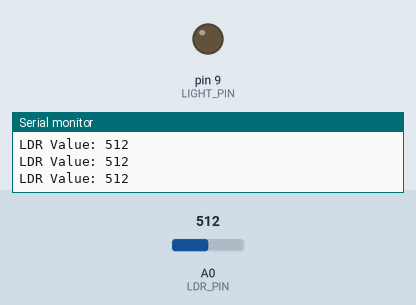
Recording of a sketch running on a simulated Arduino Uno, built with avr-gcc and run on an emulated ATmega328P. Shown: output pins drawn as LEDs (lit = HIGH), the last lines printed to the serial monitor. The inputs (shaded band) are chosen by the test bench; at power-on: A0 (LDR_PIN) = 512.

Above: at 1.2 s.
1.3 s: A0 (LDR_PIN) set to 493
At 2.5 s:
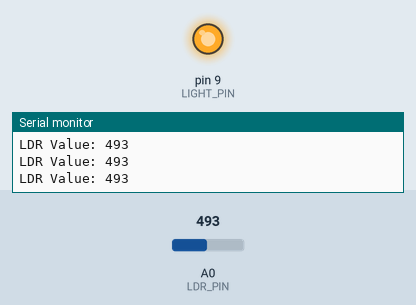
2.8 s: A0 (LDR_PIN) set to 510
At 3.9 s:
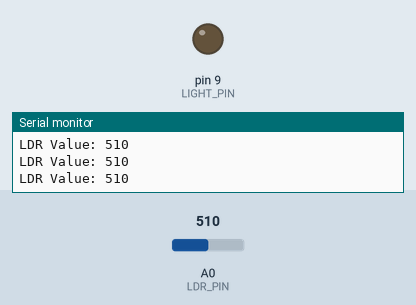
4.3 s: A0 (LDR_PIN) set to 490
At 5.2 s:
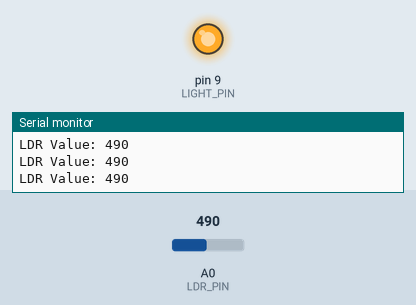
Timing chart, 0 to 7.3 s (numbered marks = the images above; inputs shaded):
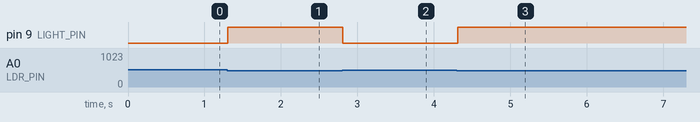

The sketch:

Smart_Street_Light.ino
```cpp
// Smart Street Light using Arduino and LDR

const int LDR_PIN = A0;      // LDR connected to Analog Pin A0
const int LIGHT_PIN = 9;     // Transistor control pin / Street Light

int ldrValue = 0;
const int THRESHOLD = 500;   // Adjust according to ambient light

void setup() {
  pinMode(LIGHT_PIN, OUTPUT);
  Serial.begin(9600);
}

void loop() {
  // Read ambient light level
  ldrValue = analogRead(LDR_PIN);

  // Display sensor value
  Serial.print("LDR Value: ");
  Serial.println(ldrValue);

  // Turn street light ON at night
  if (ldrValue < THRESHOLD) {
    digitalWrite(LIGHT_PIN, HIGH);
  }
  // Turn street light OFF during daytime
  else {
    digitalWrite(LIGHT_PIN, LOW);
  }

  delay(100);
}
```

Measured:
- the behaviour switches between 500 and 499 on A0 (LDR_PIN) (found by bisection; images 0 and 1)
- after the input at 1.3 s, pin 9 (LIGHT_PIN): LOW → HIGH at once
- after the input at 2.8 s, pin 9 (LIGHT_PIN): HIGH → LOW at once
- after the input at 4.3 s, pin 9 (LIGHT_PIN): LOW → HIGH at once
